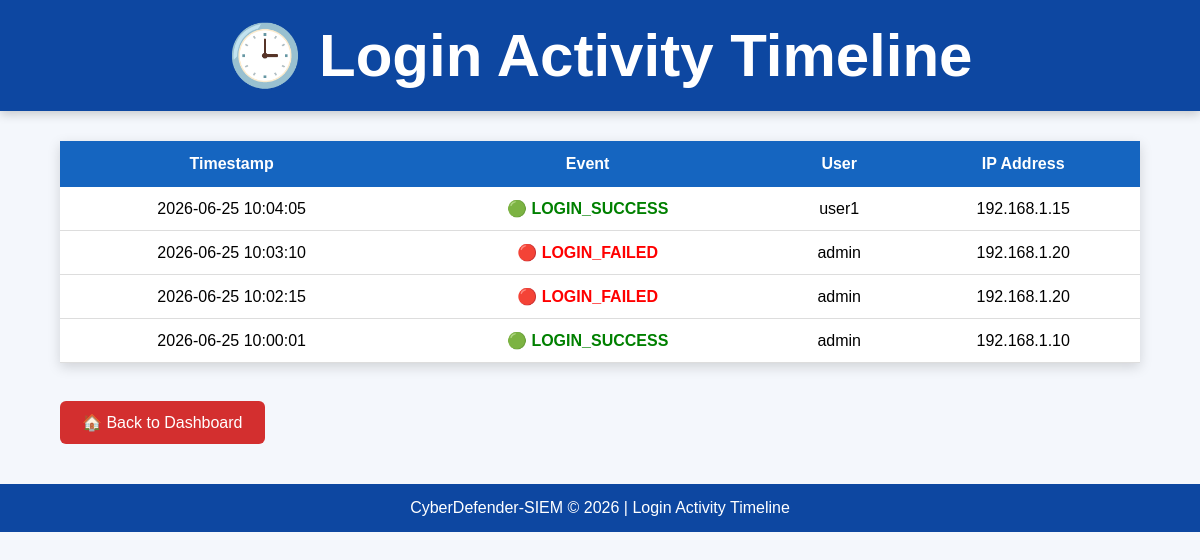
Page /timeline on the earlier database version.
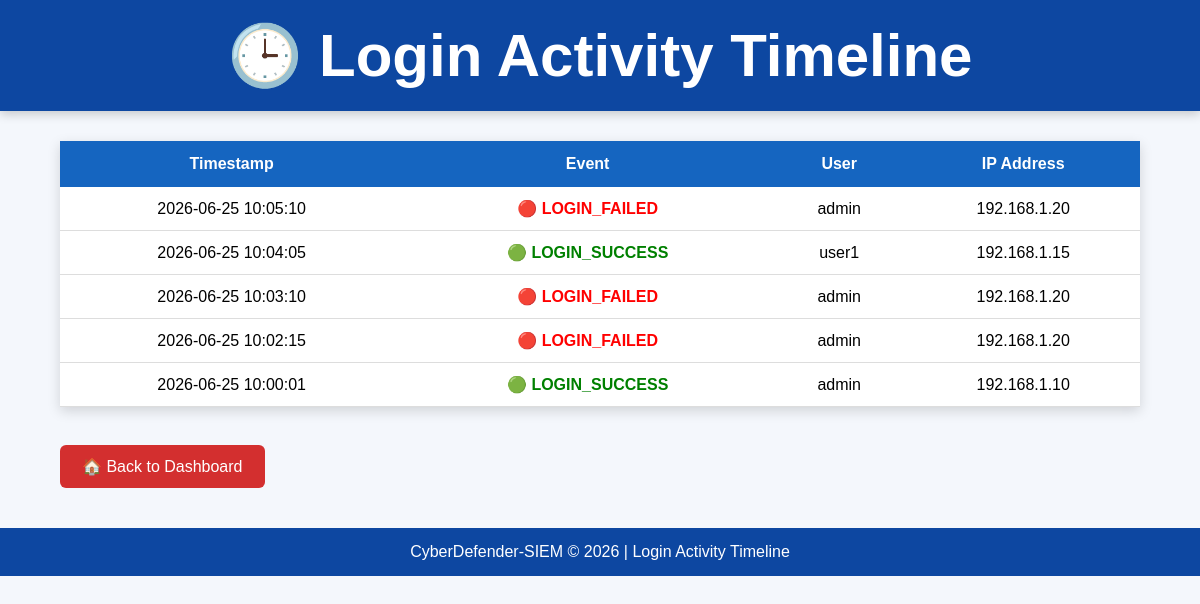
Same page on the later database version.
### tables this page shows
CREATE TABLE logs(
    id INTEGER PRIMARY KEY AUTOINCREMENT,
    timestamp TEXT,
    event TEXT,
    user TEXT,
    ip TEXT
);

### src/web_dashboard.py (the view)
@app.route("/timeline")
def timeline():
    conn = sqlite3.connect(DATABASE)
    cursor = conn.cursor()
    cursor.execute("""
        SELECT timestamp, event, user, ip
        FROM logs
        ORDER BY timestamp DESC
    """)
    logs = cursor.fetchall()
    conn.close()
    return render_template(
        "timeline.html",
        logs=logs
    )

### templates/timeline.html (shortened to what this page needs)
<!DOCTYPE html>
<html lang="en">
<head>
    <link rel="stylesheet"
          href="{{ url_for('static', filename='css/style.css') }}">
</head>
<body>
<header>
    <h1>🕒 Login Activity Timeline</h1>
</header>
<div class="container">
    <table>
        <thead>
            <tr>
                <th>Timestamp</th>
                <th>Event</th>
                <th>User</th>
                <th>IP Address</th>
            </tr>
        </thead>
        <tbody>
        {% for log in logs %}
            <tr>
                <td>{{ log[0] }}</td>
                <td>
                    {% if log[1] == "LOGIN_SUCCESS" %}
                        <span class="success-text">
                            🟢 {{ log[1] }}
                        </span>
                    {% else %}
                        <span class="failed-text">
                            🔴 {{ log[1] }}
                        </span>
                    {% endif %}
                </td>
                <td>{{ log[2] }}</td>
                <td>{{ log[3] }}</td>
            </tr>
        {% endfor %}
        </tbody>
    </table>
    <br>
    <a href="/" class="alerts-btn">
        🏠 Back to Dashboard
    </a>
</div>
<footer>
    <p>
        CyberDefender-SIEM © 2026 | Login Activity Timeline
    </p>
</footer>
</body>
</html>

Differences in the rows shown:
added logs: timestamp "2026-06-25 10:05:10", event "LOGIN_FAILED", user "admin", ip "192.168.1.20"
